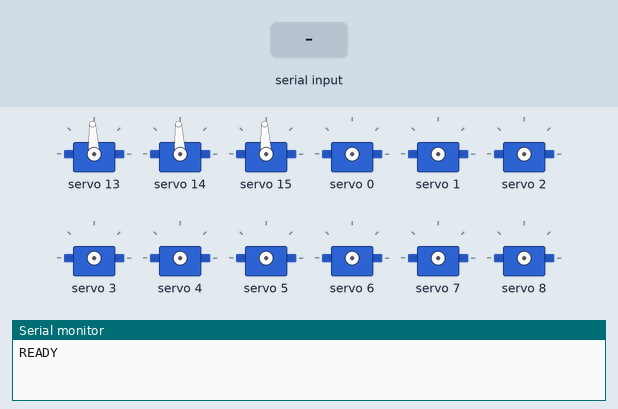
Simulated run of this sketch. Board: Arduino Uno, built with avr-gcc and run on an emulated ATmega328P. Parts: 12 × servo, the last lines printed to the serial monitor. Inputs (shaded band) come from the test bench.

Above: at 1.2 s.
1.3 s: "DEMO\n" received over Serial
At 3.3 s:
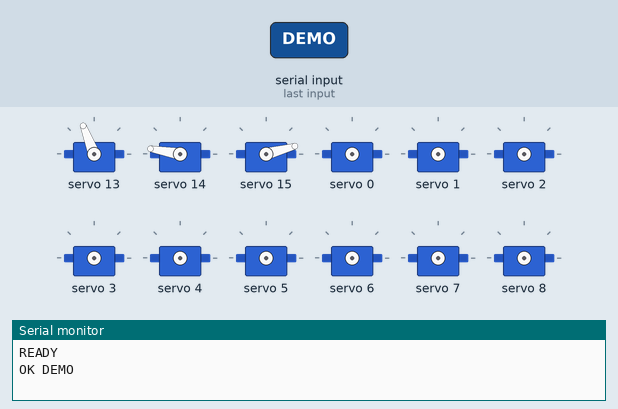
3.9 s: "ALL_SWEEP\n" received over Serial
At 4.41 s:
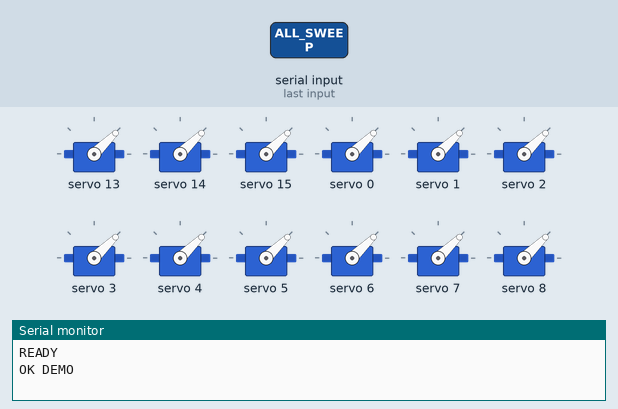
6.3 s: "DEMO\n" received over Serial
At 7.08 s:
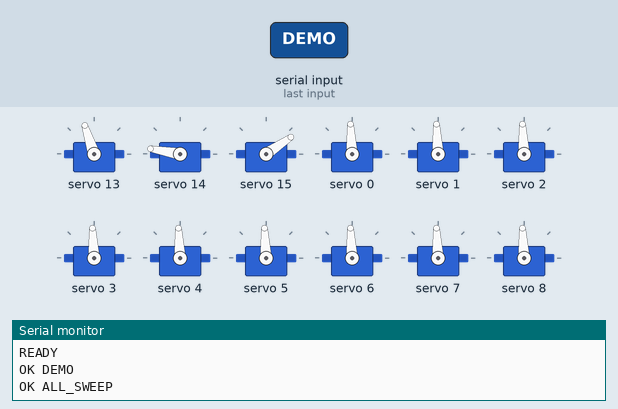
8.9 s: "ALL_SWEEP90\n" received over Serial
At 9.7 s:
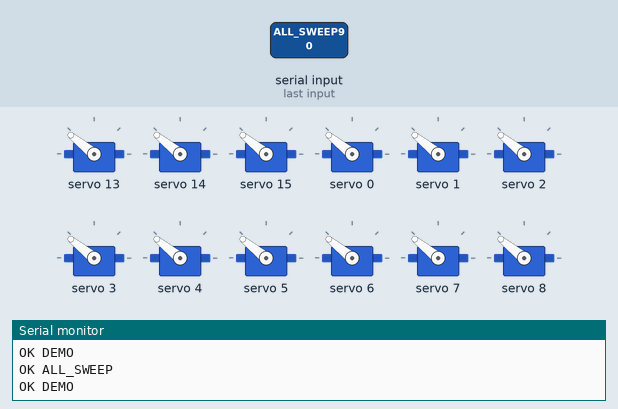
Timing chart, 0 to 11.9 s (numbered marks = the images above; inputs shaded):
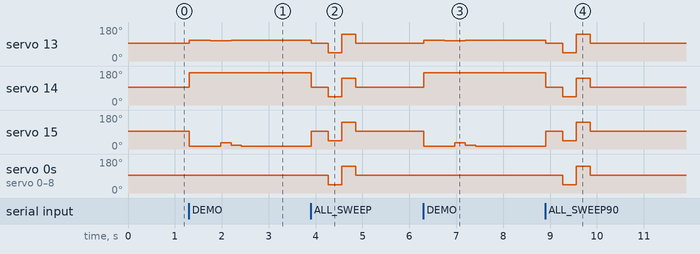

The sketch:

spAiderArduino.ino
```cpp
/*
  Canales: Coxa=13, Femur=14, Tibia=15

  Comandos (una línea por comando):
    HELLO
    ON
    OFF            -> corta PWM (servos relajados)
    CENTER         -> centra 3 servos (1500us)
    DEMO           -> mini secuencia de prueba
    ALL 1500
    ALL_SWEEP
    P 13 1500      -> pulso directo (us)
    S 14 90        -> ángulo 0–180
    ZERO 1 95      -> idx: 0=coxa,1=fémur,2=tibia
    DIR  2 -1      -> invierte sentido (+1/-1)
    XYZ 120 40 -60 -> IK cartesiano (mm)
*/

#include <Wire.h>
#include <Adafruit_PWMServoDriver.h>

Adafruit_PWMServoDriver pwm(0x40);

// ======== HARDWARE ========
const uint8_t CH_COXA  = 13;
const uint8_t CH_FEMUR = 14;
const uint8_t CH_TIBIA = 15;

const uint16_t SAFE_MIN_US = 600;
const uint16_t SAFE_MAX_US = 2400;

// Límites/Mapeos por eje (0=coxa,1=fémur,2=tibia)
uint16_t SERVO_MIN_US[3] = {600, 600, 600};
uint16_t SERVO_MAX_US[3] = {2400,2400,2400};
float    ZERO_DEG[3]     = {90,  90,  90};
int      DIR[3]          = {+1,  -1,  -1};
float    MIN_DEG[3]      = {0,   10,  10};
float    MAX_DEG[3]      = {180, 170, 170};

// Geometría pierna (mm)
float L1=50, L2=80, L3=100;

// Estado
bool RUN  = true;   // enciende movimientos prolongados si los hubiera
bool HOLD = false;  // quieto centrado

// ======== UTILS ========
inline uint16_t clampUS(uint16_t us){
  if (us < SAFE_MIN_US) return SAFE_MIN_US;
  if (us > SAFE_MAX_US) return SAFE_MAX_US;
  return us;
}
inline float clampf(float v, float lo, float hi){
  if (v < lo) return lo;
  if (v > hi) return hi;
  return v;
}
inline float rad2deg(float r){ return r * 180.0 / PI; }

void writeUS(uint8_t ch, uint16_t us){ pwm.writeMicroseconds(ch, clampUS(us)); }
void centerAll(){ writeUS(CH_COXA,1500); writeUS(CH_FEMUR,1500); writeUS(CH_TIBIA,1500); }
void allOff(){ for (int ch=0; ch<16; ch++) pwm.setPWM(ch, 0, 0); } // corta PWM

void writeServoDeg(uint8_t ch_hw, uint8_t idx, float deg){
  deg = clampf(deg, 0, 180);
  float us = SERVO_MIN_US[idx] + (SERVO_MAX_US[idx]-SERVO_MIN_US[idx]) * (deg/180.0);
  writeUS(ch_hw, (uint16_t)us);
}
void setJoint(uint8_t ch_hw, uint8_t idx, float deg_mech){
  float deg_servo = DIR[idx]*deg_mech + ZERO_DEG[idx];
  deg_servo = clampf(deg_servo, MIN_DEG[idx], MAX_DEG[idx]);
  writeServoDeg(ch_hw, idx, deg_servo);
}

// ======== IK ========
bool legIK(float x, float y, float z, float &cx, float &fm, float &tb){
  float t1  = atan2(y, x);
  float rxy = sqrt(x*x + y*y) - L1; if (rxy < 0) rxy = 0;
  float d2  = rxy*rxy + z*z;
  float D   = (d2 - L2*L2 - L3*L3) / (2.0 * L2 * L3);
  D = clampf(D, -1, 1);
  float t3 = acos(D);
  float t2 = atan2(z, rxy) - atan2(L3*sin(t3), L2 + L3*cos(t3));
  cx = rad2deg(t1); fm = rad2deg(t2); tb = rad2deg(t3);
  return !(isnan(cx) || isnan(fm) || isnan(tb));
}
void setLegIK(float x, float y, float z){
  float cx,fm,tb; if (legIK(x,y,z,cx,fm,tb)){
    setJoint(CH_COXA,0,cx); setJoint(CH_FEMUR,1,fm); setJoint(CH_TIBIA,2,tb);
  }
}

// ======== DEMO BREVE ========
void demo(){
  float X=120, Y=40, Z=-60;
  setLegIK(X,Y,Z);      delay(220);
  setLegIK(X,Y,Z-22);   delay(220);
  setLegIK(X+24,Y,Z-22);delay(220);
  setLegIK(X+24,Y,Z-60);delay(220);
  setLegIK(X,Y,Z-60);   delay(220);
  setLegIK(X,Y,Z);      delay(220);
}

// ======== PARSER ========
// parsea "a b c" a 3 floats (sin sscanf)
bool parse3Floats(String s, float &a, float &b, float &c){
  s.trim();
  s.replace(',', '.');         // admite coma decimal
  int i1 = s.indexOf(' ');
  if (i1 < 0) return false;
  int i2 = s.indexOf(' ', i1+1);
  if (i2 < 0) return false;
  a = s.substring(0, i1).toFloat();
  b = s.substring(i1+1, i2).toFloat();
  c = s.substring(i2+1).toFloat();
  return true;
}
String readLine(){
  String s = Serial.readStringUntil('\n'); s.trim(); return s;
}

// ======== SETUP / LOOP ========
void setup(){
  Serial.begin(115200);
  Wire.begin();
  pwm.begin();
  pwm.setOscillatorFrequency(27000000); // clones
  pwm.setPWMFreq(50);
  delay(10);
  centerAll();
  Serial.println(F("READY"));
}

void loop(){
  if (!Serial.available()) return;
  String cmd = readLine();
  if (!cmd.length()) return;

  String up = cmd; up.toUpperCase();

  if (up == "HELLO")  { Serial.println(F("OK READY")); return; }
  if (up == "ON")     { RUN=true; HOLD=false; pwm.setPWMFreq(50); centerAll(); Serial.println(F("OK ON")); return; }
  if (up == "OFF")    { RUN=false; HOLD=false; allOff(); Serial.println(F("OK OFF")); return; }
  if (up == "CENTER") { RUN=false; HOLD=true; centerAll(); Serial.println(F("OK CENTER")); return; }
  if (up == "DEMO")   { RUN=true;  HOLD=false; demo(); Serial.println(F("OK DEMO")); return; }

  if (up.startsWith("ALL_SWEEP")){
    for(int ch=0; ch<16; ch++) writeUS(ch,1500); delay(350);
    for(int ch=0; ch<16; ch++) writeUS(ch,1000); delay(280);
    for(int ch=0; ch<16; ch++) writeUS(ch,2000); delay(280);
    for(int ch=0; ch<16; ch++) writeUS(ch,1500); delay(350);
    Serial.println(F("OK ALL_SWEEP")); return;
  }

  if (up.startsWith("ALL ")){         // ALL us
    int us = cmd.substring(4).toInt();
    for (int ch=0; ch<16; ch++) writeUS(ch, us);
    Serial.println(F("OK ALL")); return;
  }

  if (up.startsWith("P ")){           // P ch us
    int sp1 = cmd.indexOf(' '), sp2 = cmd.indexOf(' ', sp1+1);
    int ch = cmd.substring(sp1+1, sp2).toInt();
    int us = cmd.substring(sp2+1).toInt();
    writeUS(ch, us);
    Serial.println(F("OK P")); return;
  }

  if (up.startsWith("S ")){           // S ch ang
    int sp1 = cmd.indexOf(' '), sp2 = cmd.indexOf(' ', sp1+1);
    int ch  = cmd.substring(sp1+1, sp2).toInt();
    int ang = cmd.substring(sp2+1).toInt();
    if (ch==CH_COXA)       writeServoDeg(ch,0,ang);
    else if (ch==CH_FEMUR) writeServoDeg(ch,1,ang);
    else if (ch==CH_TIBIA) writeServoDeg(ch,2,ang);
    Serial.println(F("OK S")); return;
  }

  if (up.startsWith("ZERO ")){        // ZERO idx val
    int sp1 = cmd.indexOf(' '), sp2 = cmd.indexOf(' ', sp1+1);
    int idx = cmd.substring(sp1+1, sp2).toInt();
    float val = cmd.substring(sp2+1).toFloat();
    if (idx>=0 && idx<3) ZERO_DEG[idx] = val;
    Serial.println(F("OK ZERO")); return;
  }

  if (up.startsWith("DIR ")){         // DIR idx sgn
    int sp1 = cmd.indexOf(' '), sp2 = cmd.indexOf(' ', sp1+1);
    int idx = cmd.substring(sp1+1, sp2).toInt();
    int sgn = cmd.substring(sp2+1).toInt();
    if (idx>=0 && idx<3 && (sgn==1 || sgn==-1)) DIR[idx] = sgn;
    Serial.println(F("OK DIR")); return;
  }

  if (up.startsWith("XYZ ")){         // XYZ x y z
    float x,y,z;
    String args = cmd.substring(4);
    if (parse3Floats(args, x, y, z)) {
      setLegIK(x, y, z);
      Serial.println(F("OK XYZ"));
    } else {
      Serial.println(F("ERR XYZ"));
    }
    return;
  }

  Serial.println(F("ERR CMD"));
}
```

Measured:
- after the input at 1.3 s, servo 13: 93° → 111° at once, → 108° 0.45 s later, → 111° 0.45 s later; servo 14: 93° → 170° at once; servo 15: 93° → 15° at once, → 34° 0.67 s later, → 19° 0.22 s later, → 15° 0.22 s later
- after the input at 3.9 s, servo 13: 111° → 93° at once, → 44° 0.36 s later, → 141° 0.29 s later, → 93° 0.29 s later; servo 14: 170° → 93° at once, → 44° 0.36 s later, → 141° 0.29 s later, → 93° 0.29 s later
- after the input at 6.3 s, servo 13: 93° → 111° at once, → 108° 0.45 s later, → 111° 0.45 s later; servo 14: 93° → 170° at once; servo 15: 93° → 15° at once, → 34° 0.67 s later, → 19° 0.22 s later, → 15° 0.22 s later
- after the input at 8.9 s, servo 13: 111° → 93° at once, → 44° 0.36 s later, → 141° 0.29 s later, → 93° 0.29 s later; servo 14: 170° → 93° at once, → 44° 0.36 s later, → 141° 0.29 s later, → 93° 0.29 s later
